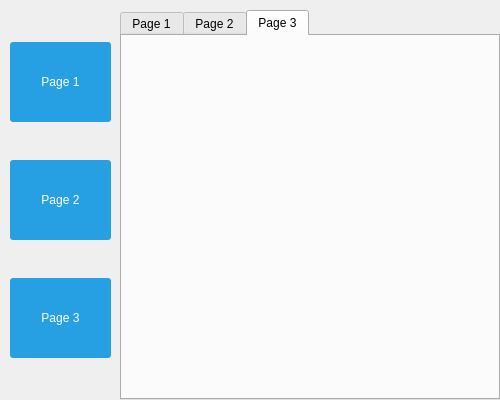
<?xml version="1.0" encoding="UTF-8"?>
<ui version="4.0">
 <class>MainWindow</class>
 <widget class="QMainWindow" name="MainWindow">
  <property name="geometry">
   <rect>
    <x>0</x>
    <y>0</y>
    <width>500</width>
    <height>400</height>
   </rect>
  </property>
  <property name="sizePolicy">
   <sizepolicy hsizetype="Fixed" vsizetype="Fixed">
    <horstretch>0</horstretch>
    <verstretch>0</verstretch>
   </sizepolicy>
  </property>
  <property name="minimumSize">
   <size>
    <width>500</width>
    <height>400</height>
   </size>
  </property>
  <property name="maximumSize">
   <size>
    <width>500</width>
    <height>400</height>
   </size>
  </property>
  <property name="windowTitle">
   <string>MainWindow</string>
  </property>
  <property name="styleSheet">
   <string notr="true">QPushButton {
color: white;
background-color: #27a0e3;
border-width: 0px;
border-radius: 3px;
}
QPushButton:hover {
color: white;
background-color: #66c011;
border-width: 0px;
border-radius: 3px;
}
QPushButton:pressed {
color: white;
background-color: yellow;
border-width: 0px;
border-radius: 3px;
}
QPushButton[pagematches=true] {
color: white;
background-color: red;
border-width: 0px;
border-radius: 3px;
}

</string>
  </property>
  <widget class="QWidget" name="centralwidget">
   <widget class="QWidget" name="horizontalWidget_2" native="true">
    <property name="geometry">
     <rect>
      <x>120</x>
      <y>10</y>
      <width>380</width>
      <height>390</height>
     </rect>
    </property>
    <property name="sizePolicy">
     <sizepolicy hsizetype="Fixed" vsizetype="Preferred">
      <horstretch>0</horstretch>
      <verstretch>0</verstretch>
     </sizepolicy>
    </property>
    <property name="minimumSize">
     <size>
      <width>380</width>
      <height>390</height>
     </size>
    </property>
    <property name="maximumSize">
     <size>
      <width>350</width>
      <height>390</height>
     </size>
    </property>
    <layout class="QHBoxLayout" name="horizontalLayout_2">
     <item>
      <widget class="QTabWidget" name="tabWidget">
       <property name="currentIndex">
        <number>2</number>
       </property>
       <widget class="QWidget" name="tab">
        <attribute name="title">
         <string>Page 1</string>
        </attribute>
       </widget>
       <widget class="QWidget" name="tab_2">
        <attribute name="title">
         <string>Page 2</string>
        </attribute>
       </widget>
       <widget class="QWidget" name="tab_3">
        <attribute name="title">
         <string>Page 3</string>
        </attribute>
       </widget>
      </widget>
     </item>
    </layout>
   </widget>
   <widget class="QWidget" name="verticalWidget" native="true">
    <property name="geometry">
     <rect>
      <x>10</x>
      <y>10</y>
      <width>101</width>
      <height>400</height>
     </rect>
    </property>
    <property name="sizePolicy">
     <sizepolicy hsizetype="Fixed" vsizetype="Fixed">
      <horstretch>0</horstretch>
      <verstretch>0</verstretch>
     </sizepolicy>
    </property>
    <property name="maximumSize">
     <size>
      <width>16777215</width>
      <height>400</height>
     </size>
    </property>
    <layout class="QVBoxLayout" name="verticalLayout">
     <item>
      <widget class="QPushButton" name="button1">
       <property name="sizePolicy">
        <sizepolicy hsizetype="Expanding" vsizetype="Fixed">
         <horstretch>0</horstretch>
         <verstretch>0</verstretch>
        </sizepolicy>
       </property>
       <property name="minimumSize">
        <size>
         <width>0</width>
         <height>80</height>
        </size>
       </property>
       <property name="text">
        <string>Page 1</string>
       </property>
      </widget>
     </item>
     <item>
      <widget class="QPushButton" name="button2">
       <property name="sizePolicy">
        <sizepolicy hsizetype="Expanding" vsizetype="Fixed">
         <horstretch>0</horstretch>
         <verstretch>0</verstretch>
        </sizepolicy>
       </property>
       <property name="minimumSize">
        <size>
         <width>0</width>
         <height>80</height>
        </size>
       </property>
       <property name="text">
        <string>Page 2</string>
       </property>
      </widget>
     </item>
     <item>
      <widget class="QPushButton" name="button3">
       <property name="sizePolicy">
        <sizepolicy hsizetype="Expanding" vsizetype="Fixed">
         <horstretch>0</horstretch>
         <verstretch>0</verstretch>
        </sizepolicy>
       </property>
       <property name="minimumSize">
        <size>
         <width>0</width>
         <height>80</height>
        </size>
       </property>
       <property name="text">
        <string>Page 3</string>
       </property>
      </widget>
     </item>
     <item>
      <spacer name="verticalSpacer">
       <property name="orientation">
        <enum>Qt::Orientation::Vertical</enum>
       </property>
       <property name="sizeType">
        <enum>QSizePolicy::Policy::Minimum</enum>
       </property>
       <property name="sizeHint" stdset="0">
        <size>
         <width>20</width>
         <height>20</height>
        </size>
       </property>
      </spacer>
     </item>
    </layout>
   </widget>
  </widget>
 </widget>
 <resources/>
 <connections/>
</ui>
